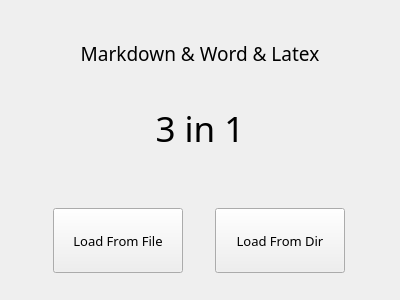
<?xml version="1.0" encoding="UTF-8"?>
<ui version="4.0">
 <class>MainWindow</class>
 <widget class="QMainWindow" name="MainWindow">
  <property name="geometry">
   <rect>
    <x>0</x>
    <y>0</y>
    <width>400</width>
    <height>300</height>
   </rect>
  </property>
  <property name="maximumSize">
   <size>
    <width>400</width>
    <height>300</height>
   </size>
  </property>
  <property name="windowTitle">
   <string>MainWindow</string>
  </property>
  <widget class="QWidget" name="centralwidget">
   <layout class="QVBoxLayout" name="verticalLayout_2">
    <item>
     <widget class="QWidget" name="widget" native="true">
      <layout class="QVBoxLayout" name="verticalLayout">
       <item>
        <widget class="QLabel" name="label_1">
         <property name="font">
          <font>
           <family>Candara</family>
           <pointsize>14</pointsize>
          </font>
         </property>
         <property name="text">
          <string>Markdown &amp; Word &amp; Latex</string>
         </property>
         <property name="alignment">
          <set>Qt::AlignCenter</set>
         </property>
        </widget>
       </item>
       <item>
        <widget class="QLabel" name="label_2">
         <property name="font">
          <font>
           <family>Britannic Bold</family>
           <pointsize>26</pointsize>
          </font>
         </property>
         <property name="text">
          <string>3 in 1</string>
         </property>
         <property name="textFormat">
          <enum>Qt::AutoText</enum>
         </property>
         <property name="alignment">
          <set>Qt::AlignCenter</set>
         </property>
        </widget>
       </item>
       <item>
        <spacer name="verticalSpacer">
         <property name="orientation">
          <enum>Qt::Vertical</enum>
         </property>
         <property name="sizeType">
          <enum>QSizePolicy::Fixed</enum>
         </property>
         <property name="sizeHint" stdset="0">
          <size>
           <width>20</width>
           <height>30</height>
          </size>
         </property>
        </spacer>
       </item>
       <item>
        <widget class="QWidget" name="widget_button" native="true">
         <property name="layoutDirection">
          <enum>Qt::LeftToRight</enum>
         </property>
         <layout class="QHBoxLayout" name="horizontalLayout">
          <item>
           <widget class="QPushButton" name="loadFromFile">
            <property name="sizePolicy">
             <sizepolicy hsizetype="Minimum" vsizetype="Fixed">
              <horstretch>0</horstretch>
              <verstretch>0</verstretch>
             </sizepolicy>
            </property>
            <property name="minimumSize">
             <size>
              <width>130</width>
              <height>65</height>
             </size>
            </property>
            <property name="maximumSize">
             <size>
              <width>130</width>
              <height>65</height>
             </size>
            </property>
            <property name="font">
             <font>
              <family>华文新魏</family>
              <pointsize>10</pointsize>
             </font>
            </property>
            <property name="text">
             <string>Load From File</string>
            </property>
           </widget>
          </item>
          <item>
           <widget class="QPushButton" name="loadFromDir">
            <property name="minimumSize">
             <size>
              <width>130</width>
              <height>65</height>
             </size>
            </property>
            <property name="maximumSize">
             <size>
              <width>130</width>
              <height>65</height>
             </size>
            </property>
            <property name="font">
             <font>
              <family>华文新魏</family>
              <pointsize>10</pointsize>
             </font>
            </property>
            <property name="text">
             <string>Load From Dir</string>
            </property>
           </widget>
          </item>
         </layout>
        </widget>
       </item>
      </layout>
     </widget>
    </item>
   </layout>
  </widget>
 </widget>
 <resources/>
 <connections/>
</ui>
